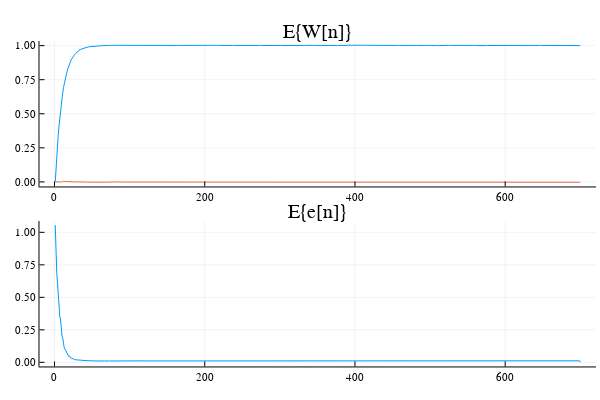

The code cell stored with this chart in its notebook:
### Code cell
p1 = plot(w', title = "E{W[n]}", legend = false)
p2 = plot(erro', title = "E{e[n]}", legend = false)
plot(p1, p2, layout = (2,1))

### Figure 1 — Plotly figure (JSON) as saved in the notebook; plotly's stock layout.template omitted (floating-point values rounded to 4 significant figures; data arrays with more than 128 entries replaced by an {"elided": "..."} marker saying what was removed)
{"data": [{"colorbar": {"title": ""}, "legendgroup": "y1", "line": {"color": "rgba(0, 154, 250, 1.000)", "dash": "solid", "shape": "linear", "width": 1}, "mode": "lines", "name": "y1", "showlegend": true, "type": "scatter", "x": {"elided": "700 int values"}, "xaxis": "x1", "y": {"elided": "700 float values"}, "yaxis": "y1", "zmax": null, "zmin": null}, {"colorbar": {"title": ""}, "legendgroup": "y2", "line": {"color": "rgba(227, 111, 71, 1.000)", "dash": "solid", "shape": "linear", "width": 1}, "mode": "lines", "name": "y2", "showlegend": true, "type": "scatter", "x": {"elided": "700 int values"}, "xaxis": "x1", "y": {"elided": "700 float values"}, "yaxis": "y1", "zmax": null, "zmin": null}, {"colorbar": {"title": ""}, "legendgroup": "y1", "line": {"color": "rgba(0, 154, 250, 1.000)", "dash": "solid", "shape": "linear", "width": 1}, "mode": "lines", "name": "y1", "showlegend": true, "type": "scatter", "x": {"elided": "700 int values"}, "xaxis": "x2", "y": {"elided": "700 float values"}, "yaxis": "y2", "zmax": null, "zmin": null}], "layout": {"annotations": [{"font": {"color": "rgba(0, 0, 0, 1.000)", "family": "sans-serif", "size": 20}, "rotation": 0, "showarrow": false, "text": "E{W[n]}", "x": 0.5296, "xanchor": "center", "xref": "paper", "y": 1, "yanchor": "top", "yref": "paper"}, {"font": {"color": "rgba(0, 0, 0, 1.000)", "family": "sans-serif", "size": 20}, "rotation": 0, "showarrow": false, "text": "E{e[n]}", "x": 0.5296, "xanchor": "center", "xref": "paper", "y": 0.5, "yanchor": "top", "yref": "paper"}], "height": 400, "margin": {"b": 20, "l": 0, "r": 0, "t": 20}, "paper_bgcolor": "rgba(255, 255, 255, 1.000)", "plot_bgcolor": "rgba(255, 255, 255, 1.000)", "showlegend": false, "width": 600, "xaxis1": {"anchor": "y1", "domain": [0.06582, 0.9934], "gridcolor": "rgba(0, 0, 0, 0.100)", "gridwidth": 0.5, "linecolor": "rgba(0, 0, 0, 1.000)", "mirror": false, "range": [-19.97, 721.0], "showgrid": true, "showline": true, "showticklabels": true, "tickangle": 0, "tickcolor": "rgb(0, 0, 0)", "tickfont": {"color": "rgba(0, 0, 0, 1.000)", "family": "sans-serif", "size": 11}, "tickmode": "array", "ticks": "inside", "ticktext": ["0", "200", "400", "600"], "tickvals": [0, 200, 400, 600], "title": "", "titlefont": {"color": "rgba(0, 0, 0, 1.000)", "family": "sans-serif", "size": 15}, "type": "-", "visible": true, "zeroline": false, "zerolinecolor": "rgba(0, 0, 0, 1.000)"}, "xaxis2": {"anchor": "y2", "domain": [0.06582, 0.9934], "gridcolor": "rgba(0, 0, 0, 0.100)", "gridwidth": 0.5, "linecolor": "rgba(0, 0, 0, 1.000)", "mirror": false, "range": [-19.97, 721.0], "showgrid": true, "showline": true, "showticklabels": true, "tickangle": 0, "tickcolor": "rgb(0, 0, 0)", "tickfont": {"color": "rgba(0, 0, 0, 1.000)", "family": "sans-serif", "size": 11}, "tickmode": "array", "ticks": "inside", "ticktext": ["0", "200", "400", "600"], "tickvals": [0, 200, 400, 600], "title": "", "titlefont": {"color": "rgba(0, 0, 0, 1.000)", "family": "sans-serif", "size": 15}, "type": "-", "visible": true, "zeroline": false, "zerolinecolor": "rgba(0, 0, 0, 1.000)"}, "yaxis1": {"anchor": "x1", "domain": [0.5376, 0.9415], "gridcolor": "rgba(0, 0, 0, 0.100)", "gridwidth": 0.5, "linecolor": "rgba(0, 0, 0, 1.000)", "mirror": false, "range": [-0.03334, 1.034], "showgrid": true, "showline": true, "showticklabels": true, "tickangle": 0, "tickcolor": "rgb(0, 0, 0)", "tickfont": {"color": "rgba(0, 0, 0, 1.000)", "family": "sans-serif", "size": 11}, "tickmode": "array", "ticks": "inside", "ticktext": ["0.00", "0.25", "0.50", "0.75", "1.00"], "tickvals": [0, 0.25, 0.5, 0.75, 1], "title": "", "titlefont": {"color": "rgba(0, 0, 0, 1.000)", "family": "sans-serif", "size": 15}, "type": "-", "visible": true, "zeroline": false, "zerolinecolor": "rgba(0, 0, 0, 1.000)"}, "yaxis2": {"anchor": "x2", "domain": [0.03762, 0.4415], "gridcolor": "rgba(0, 0, 0, 0.100)", "gridwidth": 0.5, "linecolor": "rgba(0, 0, 0, 1.000)", "mirror": false, "range": [-0.03165, 1.087], "showgrid": true, "showline": true, "showticklabels": true, "tickangle": 0, "tickcolor": "rgb(0, 0, 0)", "tickfont": {"color": "rgba(0, 0, 0, 1.000)", "family": "sans-serif", "size": 11}, "tickmode": "array", "ticks": "inside", "ticktext": ["0.00", "0.25", "0.50", "0.75", "1.00"], "tickvals": [0, 0.25, 0.5, 0.75, 1], "title": "", "titlefont": {"color": "rgba(0, 0, 0, 1.000)", "family": "sans-serif", "size": 15}, "type": "-", "visible": true, "zeroline": false, "zerolinecolor": "rgba(0, 0, 0, 1.000)"}}}
